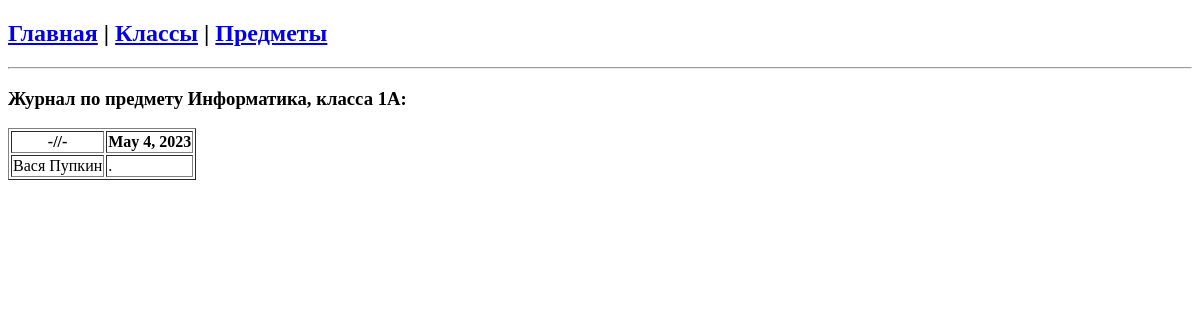
Before: /subjects/1/1/ with the older database file.
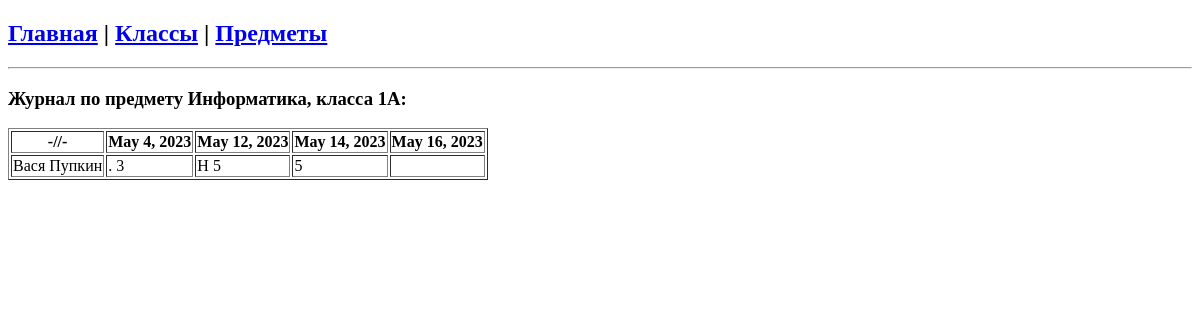
After: the same page with the newer database file.
### journal/models.py (models this page shows)
class Subject(models.Model):
    name = models.CharField(max_length=20)

class Group(models.Model):
    YEAR_CHOICES = (
        ("1", "1"),
        ("2", "2"),
        ("3", "3"),
        ("4", "4"),
        ("5", "5"),
        ("6", "6"),
        ("7", "7"),
        ("8", "8"),
        ("9", "9"),
        ("-", "-"),
    )
    LETTER_CHOICES = (
        ("А", "А"),
        ("Б", "Б"),
        ("В", "В"),
        ("Г", "Г"),
        ("Д", "Д"),
        ("-", "-"),
    )
    letter = models.CharField(max_length=1, choices=LETTER_CHOICES, default='-')
    study_year = models.CharField(max_length=2, choices=YEAR_CHOICES, default='-')

class Lesson(models.Model):
    name = models.CharField(max_length=20)
    teacher = models.ForeignKey('Teacher', on_delete=models.PROTECT, null=True, blank=True)
    subject = models.ForeignKey('Subject', on_delete=models.PROTECT, null=True, blank=True)
    group = models.ForeignKey('Group', on_delete=models.PROTECT, null=True, blank=True)
    date = models.DateField(help_text='__.__.____', default=datetime.date.today, null=False, blank=False)

class Student(models.Model):
    name = models.CharField(max_length=20)
    group = models.ForeignKey('Group', on_delete=models.PROTECT, null=False, blank=False)

class Mark(models.Model):
    CHOICES = (
        ("H", "H"),
        ("2", "2"),
        ("3", "3"),
        ("4", "4"),
        ("5", "5"),
        (".", "."),
    )
    name = models.CharField(
        max_length=1,
        choices=CHOICES,
        null=False,
        blank=False
    )
    student = models.ForeignKey(
        'Student',
        on_delete=models.CASCADE
    )
    lesson = models.ForeignKey(
        'Lesson',
        on_delete=models.CASCADE,
        null=False,
        blank=False
    )

### journal/views.py (the view)
# urls.py: path('', include('journal.urls')),
def journal(request, id: int, id1: int):
    group = Group.objects.get(pk=id1)
    subject = Subject.objects.get(pk=id)
    students = Student.objects.filter(group=id1)
    lessons = Lesson.objects.filter(group=id1, subject=id)
    marks = Mark.objects.all()
    context = {
        'group': group,
        'subject': subject,
        'students': students,
        'lessons': lessons,
        'marks': marks,
    }
    return render(request, 'journal.html', context)

### journal/templates/journal.html
{% extends 'base.html' %}
{% block content %}
<div><h3>Журнал по предмету {{subject.name}}, класса {{group.study_year}}{{group.letter}}:</h3></div>
<table border="solid">
    <tr><th>-//- </th>
    {% for i in lessons %}
        <th>{{i.date}}</th>
    {% endfor %}
    </tr>
    {% for i in students %}
<tr>
    <td>{{i.name}}</td>
    {% for j in lessons %}
        <td>
            {% for y in marks %}
            {% if y.lesson == j %}
                {% if y.student == i %}
                    {{y.name}}
                {% endif %}
            {% else %}
            <span></span>
            {% endif %}
            {% endfor %}
        </td>
    {% endfor %}
</tr>
    {% endfor %}
</table>
{% endblock %}

### journal/templates/base.html (shortened to what this page needs)
<!DOCTYPE html>
<html lang="en">
<head>
</head>
<header>
    <H2>
        <div><a href="/">Главная</a> | <a href="/groups/">Классы</a> | <a href="/subjects/">Предметы</a></div>
    </H2>
    <hr>
</header>
<body>
    {% block content %}
    {%  endblock %}
</body>
</html>

Changed rows visible on the page:
added Lesson: date "May 12, 2023"
added Lesson: date "May 14, 2023"
added Lesson: date "May 16, 2023"
added Mark: name "3", shown under Lesson "May 4, 2023"
added Mark: name "H"
added Mark: name "5"
added Mark: name "5"
